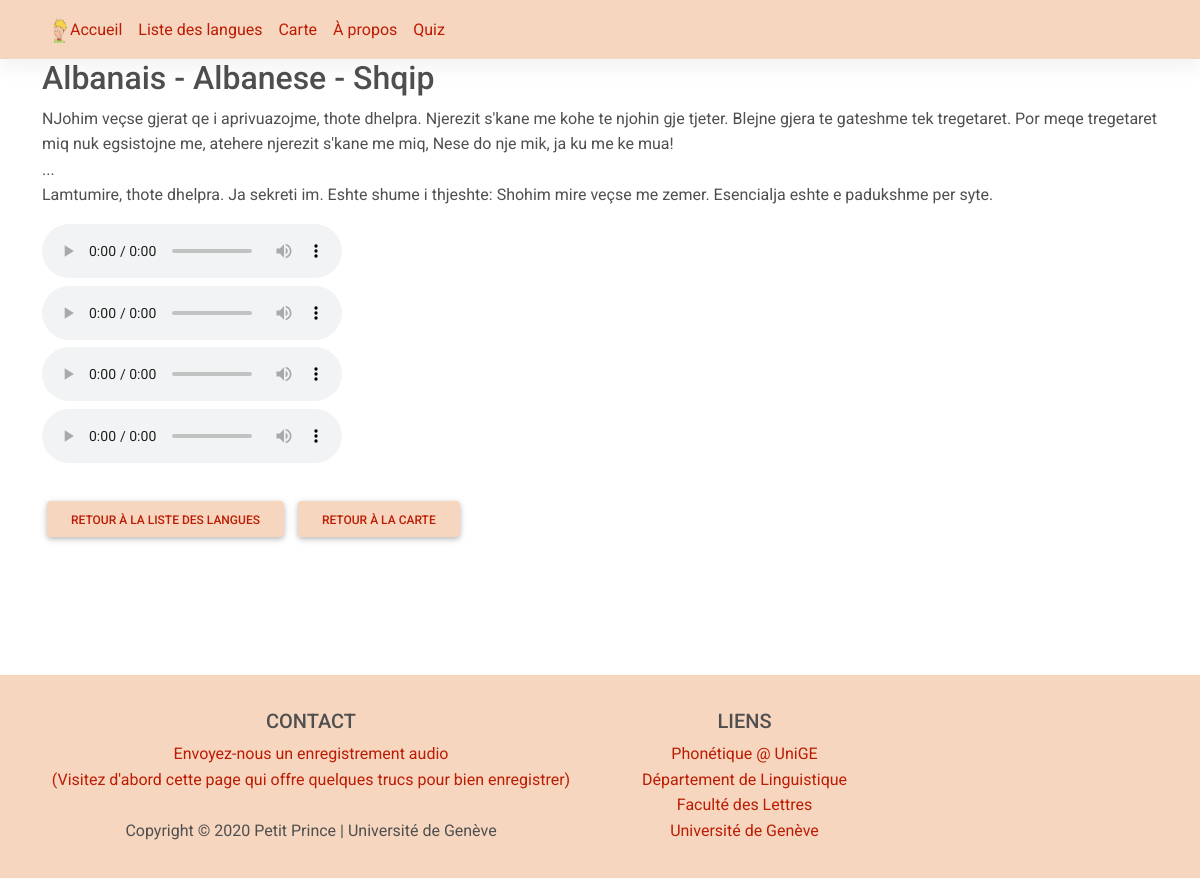
The page /langue/albanais on the database its author committed.
### prince/models.py (models this page shows, shortened)
class Language(db.Model):
    __tablename__='prince_language'
    id = db.Column(db.Integer, primary_key=True)
    iso = db.Column(db.Text, unique=True, nullable=False)
    varpron = db.Column(db.Integer)
    french = db.Column(db.Text, nullable=False)
    english = db.Column(db.Text, nullable=False)
    self = db.Column(db.Text)
    text = db.Column(db.Text)
    imgtext = db.Column(db.String(20))
    trad = db.Column(db.String(120))
    comment = db.Column(db.Text)
    actif = db.Column(db.Integer)
    grp = db.Column(db.Integer)
    geo = db.Column(db.String(100))
    geolat = db.Column(db.Float)
    geolng = db.Column(db.Float)

class Sound(db.Model):
    __tablename__='prince_sound'
    id = db.Column(db.Integer, primary_key=True)
    filename = db.Column(db.Text, nullable=False)
    date = db.Column(db.String(11))
    speaker = db.Column(db.Text)
    language = db.Column(db.Text)
    comment = db.Column(db.Text)
    private = db.Column(db.Text)

### prince/routes.py (the view)
@app.route('/langue/<lang>')
def langue(lang):
    langue_complet = Language.query.filter_by(french = lang).first()
    sounds = Sound.query.filter_by(language = langue_complet.iso)
    return render_template('langue.html', langue=langue_complet, title=lang, sounds = sounds)

### prince/templates/langue.html (shortened to what this page needs)
{% extends "layout.html" %}
{% block content %}
  {% set page_title = sentence_case(title)%}
  {% if langue.english != '' %}
    {% set page_title = page_title + ' - ' + sentence_case(langue.english)|safe %}
  {% endif %}
  {% if langue.self != '' %}
    {% set page_title = page_title + ' - ' + sentence_case(langue.self)%}
  {% endif %}
  <h2>{{page_title}}</h2>
  <p>{{langue.text|safe}}</p>
  <div class="row_langue">
    <div class="column_langue">
      {% if sounds.first() is not none %}
        {% for sound in sounds %}
          <audio controls src="{{ url_for('static', filename='audio/') }}{{sound.filename}}" controlsList="nodownload">
            Your browser does not support the <code>audio</code> element.</audio> <br>
        {% endfor %}
        <br>
      {% endif %}
      <a class="btn btn-light bg-steel" style="background-color: #f6d6bf; color: #bc1c03;" href="{{url_for('liste_langues')}}">Retour à la liste des langues</a>
      <a class="btn btn-light bg-steel" style="background-color: #f6d6bf; color: #bc1c03;" href="{{url_for('carte')}}">Retour à la carte</a><br><br>
    </div>
    <div class="column_langue">
        <div id="mapid" class="map_langue"></div>
    </div>
  </div>
  <br>
  <br>
{% endblock content%}

### prince/templates/layout.html (shortened to what this page needs)
<!DOCTYPE html>
<html lang="en" dir="ltr">
  <head>
    <link rel="stylesheet" href="http://cdn.leafletjs.com/leaflet/v0.7.7/leaflet.css" />
    <link rel="stylesheet" href="https://use.fontawesome.com/releases/v5.15.2/css/all.css" />
    <link rel="stylesheet" href="https://stackpath.bootstrapcdn.com/bootstrap/4.4.1/css/bootstrap.min.css">
    <link rel="stylesheet" type="text/css" href="{{ url_for('static', filename='stylesheets/mdb/mdb.min.css') }}" />
    <link rel="stylesheet" type="text/css" href="{{ url_for('static', filename='stylesheets/main.css') }}">
    <link rel="stylesheet" type="text/css" href="{{ url_for('static', filename='stylesheets/cards.css') }}">
    <link rel="stylesheet" type="text/css" href="{{ url_for('static', filename='stylesheets/quiz_home.css') }}">
    <link rel="stylesheet" href="https://cdnjs.cloudflare.com/ajax/libs/animate.css/4.1.1/animate.min.css"/>
  </head>
  <body>
    <header class="site-header">
        <nav class="navbar navbar-expand-md navbar-dark bg-steel">
          <div class="container">
            <div class="collapse navbar-collapse" id="navbarToggle">
              <div class="nav navbar-nav mr-auto">
                <a class="nav-item nav-link" href="{{url_for('home')}}">
                  <img id="navbar_petit_prince"
                  src=  '{{ url_for('static', filename='img/prince_transparent.png')}}' alt="petit_prince" width='20' height='20'>Accueil</a>
                <a class="nav-item nav-link" href="{{url_for('liste_langues')}}">Liste des langues</a>
                <a class="nav-item nav-link" href="{{url_for('carte')}}">Carte</a>
                <a class="nav-item nav-link" href="{{url_for('about')}}">À propos</a>
                <a class="nav-item nav-link" href="{{url_for('quiz_home')}}">Quiz</a>
              </div>
            </div>
          </div>
        </nav>
      </header>
      <main role="main" class="container" >
        {% macro sentence_case(text) %}
          {{ text[0]|upper}}{{text[1:] }}
        {% endmacro %}
            {% block content %}lalal{% endblock %}
      </main>
      <footer class="footer font-small dark bg-steel pt-4 pb-2">
        <div class="container-fluid text-center text-md-left">
          <div class="row">
            <div class="col-md-6 mt-md-0 mt-3">
              <h5 class="text-uppercase">Contact</h5>
              <a class="text-my-own-color" href=mailto:jeanphilippegoldman@gmail.com>Envoyez-nous un enregistrement audio</a>
              <br>
              <a class="text-my-own-color" href="{{url_for('enregistrement')}}">(Visitez d'abord cette page qui offre quelques trucs pour bien enregistrer)</a><br>
              <br>
              Copyright © 2020 Petit Prince | Université de Genève
            </div>
            <br />
      <div class="col-md-3 mb-md-0 mb-3">
        <h5 class="text-uppercase">Liens</h5>
        <ul class="list-unstyled">
          <li>
            <a class="text-my-own-color" href="http://latlcui.unige.ch/phonetique">Phonétique @ UniGE</a>
          </li>
          <li>
            <a class="text-my-own-color" href="http://www.unige.ch/lettres/linguistique">Département de Linguistique</a>
          </li>
          <li>
            <a class="text-my-own-color" href="http://www.unige.ch/lettres">Faculté des Lettres</a>
          </li>
          <li>
            <a class="text-my-own-color" href="http://www.unige.ch">Université de Genève</a>
          </li>
        </ul>
          </div>
        </div>
      </div>
      </footer>
  </body>
</html>

### prince/static/stylesheets/main.css (style rules this page uses)
.row { margin:10px; }
a { color: #bc1c03; }
.btn { margin: 5px; }
.btn-light { color: #bc1c03; border-color: #bc1c03; }
.row:after { content: ""; display: table; clear: both; }
.bg-steel { background-color: #f6d6bf; opacity: 100%; }
#navbar_petit_prince { height: 25px; }
.site-header .navbar-nav .nav-link { color: #bc1c03; }
.text-my-own-color { color: #bc1c03 !important; // Define your own color in your CSS }
.column_langue { float: left; width: 50%; }
.row_langue { display: flex; }
.row_langue:after { content: ""; display: table; clear: both; }
.map_langue { height: 400px; width: 400px; }

### rows shown on the page
Language: english "A S", english "lbanese hqip", text "NJohim veçse gjerat qe i aprivuazojme, thote dhelpra. Njerezit s'kane me kohe te njohin gje tjeter. Blejne gjera te gateshme tek tregetaret. Por meqe tregetaret miq nuk egsistojne me, atehere njerezit s'kane me miq, Nese do nje mik, ja ku me ke mua! ... Lamtumire, thote dhelpra. Ja sekreti im. Eshte shume i thjeshte: Shohim mire veçse me zemer. Esencialja eshte e padukshme per syte."

### other values the page prints
{{ text[0]|upper }} "A"
{{ text[1:] }} "lbanais"
{{ page_title }} "- -"
